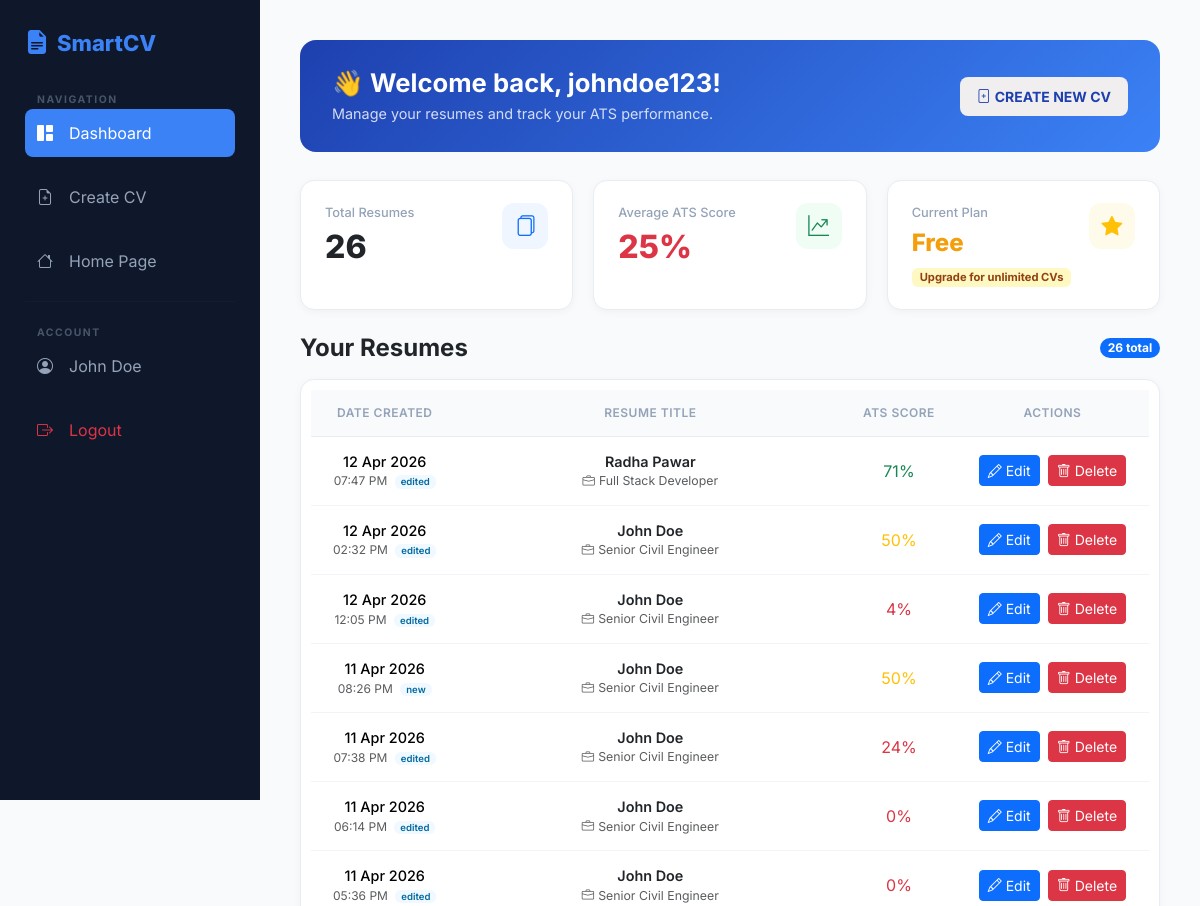
/dashboard/ (signed in, upper part), run on an earlier commit of the app's database.
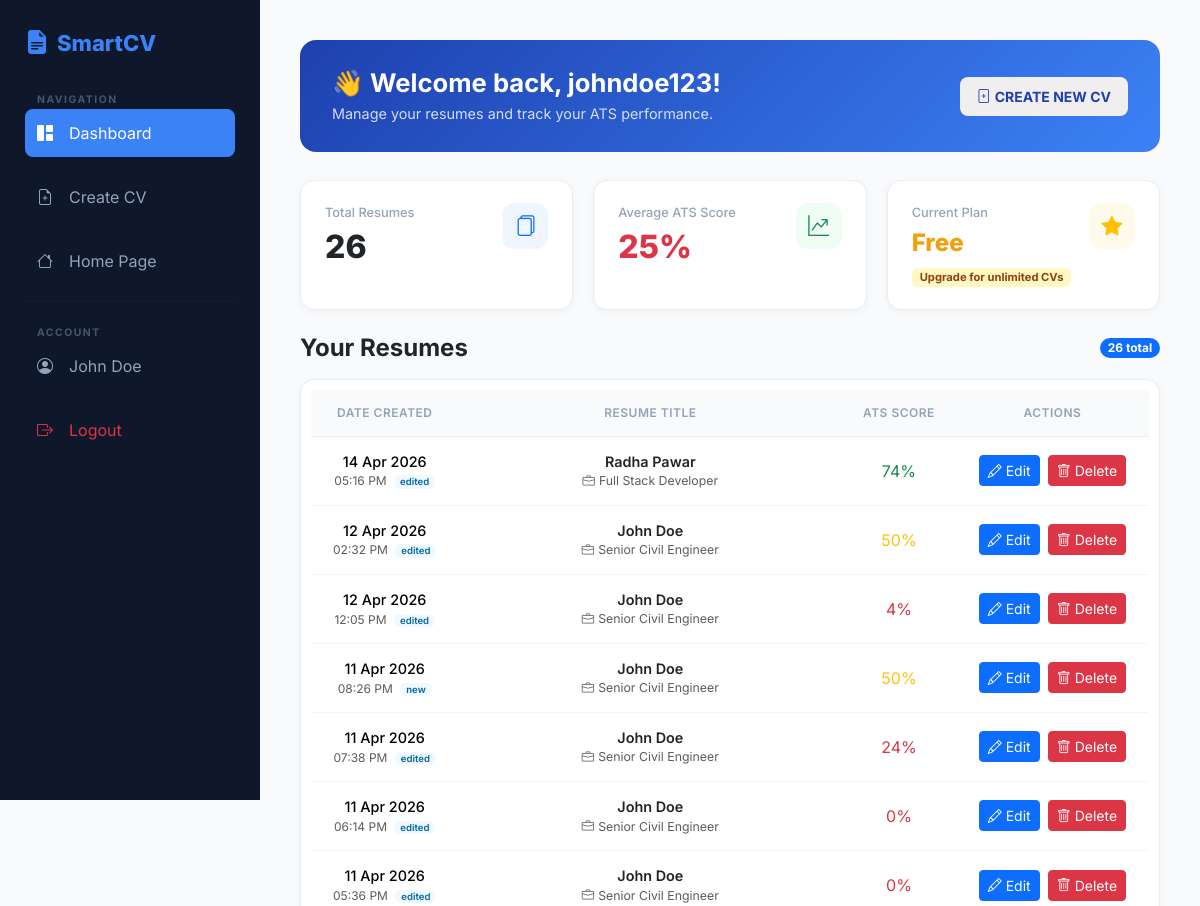
And on a later commit of the database.
### analyzer/models.py (models this page shows, shortened)
class Resume(models.Model):
    FONT_FAMILY_CHOICES = [
        ('Arial', 'Arial'),
        ('Times New Roman', 'Times New Roman'),
        ('Verdana', 'Verdana'),
        ('Calibri', 'Calibri'),
        ('Century', 'Century'),
        ('Comic Sans MS', 'Comic Sans MS'),
    ]
    FONT_SIZE_NAME_CHOICES = [
        ('18', '18px'),
        ('20', '20px'),
        ('22', '22px'),
        ('24', '24px'),
        ('26', '26px'),
        ('28', '28px'),
    ]
    FONT_SIZE_HEADING_CHOICES = [
        ('14', '14px'),
        ('16', '16px'),
        ('18', '18px'),
        ('20', '20px'),
        ('22', '22px'),
        ('24', '24px'),
    ]
    FONT_SIZE_DETAILS_CHOICES = [
        ('12', '12px'),
        ('13', '13px'),
        ('14', '14px'),
        ('15', '15px'),
        ('16', '16px'),
        ('17', '17px'),
    ]
    user = models.ForeignKey(User, on_delete=models.CASCADE, related_name='resumes')
    title = models.CharField(max_length=255)
    job_title_target = models.CharField(max_length=255, blank=True, null=True)
    template_chosen = models.CharField(max_length=50, default='template1')
    ats_score = models.IntegerField(default=0)
    font_family = models.CharField(max_length=100, choices=FONT_FAMILY_CHOICES, default='Arial')
    font_size_name = models.CharField(max_length=10, choices=FONT_SIZE_NAME_CHOICES, default='20')
    font_size_heading = models.CharField(max_length=10, choices=FONT_SIZE_HEADING_CHOICES, default='18')
    font_size_details = models.CharField(max_length=10, choices=FONT_SIZE_DETAILS_CHOICES, default='16')
    color_scheme = models.CharField(max_length=7, default='#2563eb')
    created_at = models.DateTimeField(auto_now_add=True)
    updated_at = models.DateTimeField(auto_now=True)

class PersonalDetails(models.Model):
    resume = models.OneToOneField(Resume, on_delete=models.CASCADE, related_name='personal_details')
    full_name = models.CharField(max_length=255)
    email = models.EmailField()
    phone = models.CharField(max_length=20)
    address = models.TextField(blank=True, null=True)
    profile_picture = models.ImageField(upload_to='profiles/', blank=True, null=True)
    linkedin = models.URLField(blank=True, null=True)
    github = models.URLField(blank=True, null=True)
    professional_summary = models.TextField()

### analyzer/views.py (the view)
# urls.py: path('dashboard/', views.dashboard, name='dashboard'),
@login_required(login_url='/login/')
def dashboard(request):
    profile, created = UserProfile.objects.get_or_create(user=request.user)
    user_cvs = Resume.objects.filter(user=request.user).order_by('-created_at')
    user_cvs = Resume.objects.filter(user=request.user).order_by('-updated_at')
    total_cvs = user_cvs.count()
    scores = [cv.ats_score for cv in user_cvs if cv.ats_score is not None]
    avg_score = sum(scores) / len(scores) if scores else 0
    context = {
        'profile': profile,
        'user': request.user,
        'username': request.user.username,
        'cvs': user_cvs,
        'total_cvs': total_cvs,
        'avg_score': round(avg_score),
    }
    return render(request, 'dashboard.html', context)

### analyzer/templates/dashboard.html (shortened to what the changed rows need)
{% load static %}
<!DOCTYPE html>
<html lang="en">
<head>
    <link href="https://cdn.jsdelivr.net/npm/bootstrap@5.3.2/dist/css/bootstrap.min.css" rel="stylesheet">
    <link href="https://cdn.jsdelivr.net/npm/bootstrap-icons@1.11.3/font/bootstrap-icons.css" rel="stylesheet">
    <link rel="stylesheet" href="{% static 'css/dashboard.css' %}">
</head>
<body>
    <div class="main-area" id="mainArea">
        <div class="page-header d-flex justify-content-between align-items-center flex-wrap gap-3">
            <div>
                <h1 class="fw-bold">👋 Welcome back, {{ user.get_full_name|default:user.username }}!</h1>
            </div>
        </div>
        <div class="table-container">
            {% if cvs %}
            <div class="table-responsive">
                <table class="table mb-0">
                    <thead>
                        <tr>
                            <th class="text-center">Date Created</th>
                            <th class="text-center">Resume Title</th>
                            <th class="text-center">ATS Score</th>
                            <th class="text-center">Actions</th>
                        </tr>
                    </thead>
                    <tbody>
                        {% for cv in cvs %}
                        <tr>
                            <td class="text-center">
                                {% if cv.updated_at and cv.updated_at|date:"Y-m-d H:i:s" != cv.created_at|date:"Y-m-d H:i:s" %}
                                <div class="fw-medium">{{ cv.updated_at|date:"d M Y" }}</div>
                                <div class="text-muted" style="font-size:0.75rem;">
                                    {{ cv.updated_at|time:"h:i A" }}
                                    <span class="badge ms-1"
                                        style="background:#f0f9ff; color:#0369a1; font-size:0.6rem; font-weight:600; padding:2px 6px; border-radius:6px;">edited</span>
                                </div>
                                {% endif %}
                            </td>
                            <td class="text-center">
                                {% with pd=cv.personal_details %}
                                <div class="fw-semibold text-dark">
                                    {% if pd.full_name %}{{ pd.full_name }}{% else %}{{
                                    user.get_full_name|default:user.username }}{% endif %}
                                </div>
                                {% endwith %}
                                {% if cv.job_title_target %}
                                <div class="text-muted" style="font-size:0.77rem;">
                                    <i class="bi bi-briefcase me-1"></i>{{ cv.job_title_target }}
                                </div>
                                {% endif %}
                            </td>
                            <td class="text-center">
                                <div class="ats-badge
                                    {% if cv.ats_score >= 70 %}text-success
                                    {% elif cv.ats_score >= 40 %}text-warning
                                    {% else %}text-danger
                                    {% endif %}" style="font-size:1.00rem;">
                                    {{ cv.ats_score }}%
                                </div>
                            </td>
                            <td class="text-center">
                                <div class="d-flex justify-content-center gap-2">
                                    <a href="{% url 'edit_cv' cv.id %}"
                                        class="btn btn-sm btn-primary d-inline-flex align-items-center gap-1"
                                        title="Edit Resume">
                                        <i class="bi bi-pencil"></i> Edit
                                    </a>
                                    <button type="button"
                                        class="btn btn-sm btn-danger d-inline-flex align-items-center gap-1 delete-cv-btn"
                                        data-cv-id="{{ cv.id }}" data-cv-title="{{ cv.title }}" title="Delete Resume">
                                        <i class="bi bi-trash"></i> Delete
                                    </button>
                                </div>
                            </td>
                        </tr>
                        {% endfor %}
                    </tbody>
                </table>
            </div>
            {% endif %}
        </div>
    </div>
</body>
</html>

What changed in the data, as far as the page shows it:
changed Resume "Full Stack Developer": updated_at "12 Apr 2026" → "14 Apr 2026"; updated_at "07:47 PM" → "05:16 PM"; ats_score "71" → "74"
